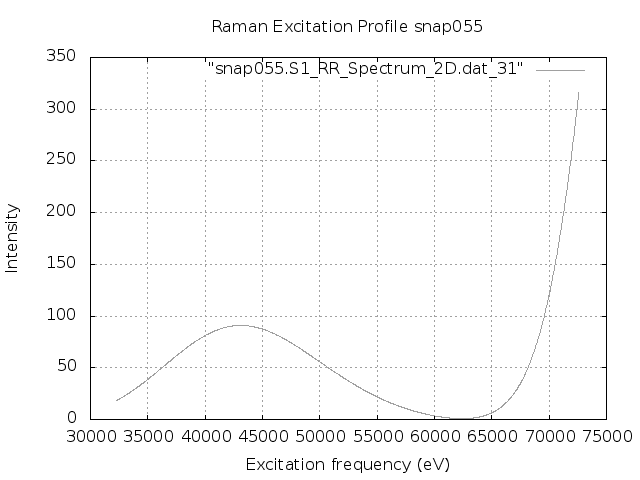

Source code (gnuplot):
set terminal png
set output "snap055.S1.REP_frozen.png"
set xlabel 'Excitation frequency (eV)'
set ylabel 'Intensity'
set title "Raman Excitation Profile snap055"
set grid
set autoscale
plot "snap055.S1_RR_Spectrum_2D.dat_31" with lines lc "blue"
exit
